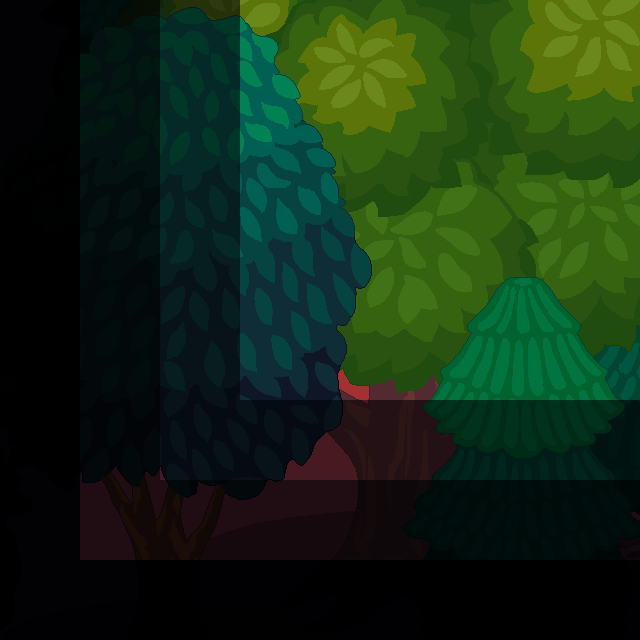

This game map was drawn from its Tiled (.tmx) file and the tilesets committed beside it. A one-line description and the trimmed map source follow:
An orthogonal 40x40 tile map with 16x16 px tiles, 3 tile layers (ground, wall, tree), 3 tilesets.

<map version="1.10" tiledversion="1.10.2" orientation="orthogonal" renderorder="right-down" width="40" height="40" tilewidth="16" tileheight="16" infinite="0" nextlayerid="4" nextobjectid="1">
 <tileset firstgid="1" source="grasslv2.tsx" />
 <tileset firstgid="17" source="wall.tsx" />
 <tileset firstgid="18" source="lv2_trees.tsx" />
 <layer id="1" name="ground" width="40" height="40">
  <properties>
   <property name="unity:SortingLayer" value="Ground" />
   <property name="unity:layer" value="Ground" />
  </properties>
  <data>[1600 cells, 1600 non-empty, 16 distinct tile ids]</data>
 </layer>
 <layer id="2" name="wall" width="40" height="40">
  <properties>
   <property name="unity:ignore" value="Visual" />
   <property name="unity:layer" value="Obstacles" />
  </properties>
  <data>[1600 cells, 1600 non-empty, 1 distinct tile ids]</data>
 </layer>
 <layer id="3" name="tree" width="40" height="40">
  <properties>
   <property name="unity:SortingLayer" value="Foreground" />
   <property name="unity:layer" value="Obstacles" />
  </properties>
  <data>[1600 cells, 1 non-empty, 1 distinct tile ids]</data>
 </layer>
</map>
